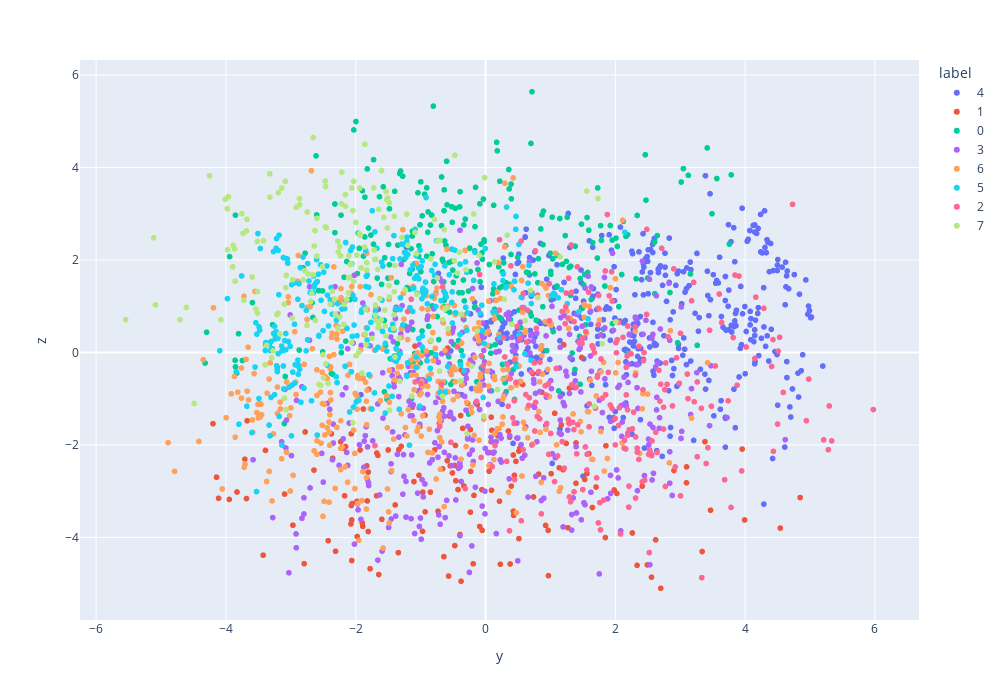

Source (notebook cell):
### Code cell
fig = px.scatter(df_temp, x="y", y="z", color="label")
fig.update_layout(width=1000, height=700)
fig.show(config={'displayModeBar': False})

### Figure 1 — Plotly figure (JSON) as saved in the notebook; plotly's stock layout.template omitted (floating-point values rounded to 4 significant figures; data arrays with more than 128 entries replaced by an {"elided": "..."} marker saying what was removed)
{"data": [{"hovertemplate": "label=4<br>y=%{x}<br>z=%{y}<extra></extra>", "legendgroup": "4", "marker": {"color": "#636efa", "symbol": "circle"}, "mode": "markers", "name": "4", "showlegend": true, "type": "scattergl", "x": {"elided": "395 float values"}, "xaxis": "x", "y": {"elided": "395 float values"}, "yaxis": "y"}, {"hovertemplate": "label=1<br>y=%{x}<br>z=%{y}<extra></extra>", "legendgroup": "1", "marker": {"color": "#EF553B", "symbol": "circle"}, "mode": "markers", "name": "1", "showlegend": true, "type": "scattergl", "x": {"elided": "164 float values"}, "xaxis": "x", "y": {"elided": "164 float values"}, "yaxis": "y"}, {"hovertemplate": "label=0<br>y=%{x}<br>z=%{y}<extra></extra>", "legendgroup": "0", "marker": {"color": "#00cc96", "symbol": "circle"}, "mode": "markers", "name": "0", "showlegend": true, "type": "scattergl", "x": {"elided": "306 float values"}, "xaxis": "x", "y": {"elided": "306 float values"}, "yaxis": "y"}, {"hovertemplate": "label=3<br>y=%{x}<br>z=%{y}<extra></extra>", "legendgroup": "3", "marker": {"color": "#ab63fa", "symbol": "circle"}, "mode": "markers", "name": "3", "showlegend": true, "type": "scattergl", "x": {"elided": "424 float values"}, "xaxis": "x", "y": {"elided": "424 float values"}, "yaxis": "y"}, {"hovertemplate": "label=6<br>y=%{x}<br>z=%{y}<extra></extra>", "legendgroup": "6", "marker": {"color": "#FFA15A", "symbol": "circle"}, "mode": "markers", "name": "6", "showlegend": true, "type": "scattergl", "x": {"elided": "397 float values"}, "xaxis": "x", "y": {"elided": "397 float values"}, "yaxis": "y"}, {"hovertemplate": "label=5<br>y=%{x}<br>z=%{y}<extra></extra>", "legendgroup": "5", "marker": {"color": "#19d3f3", "symbol": "circle"}, "mode": "markers", "name": "5", "showlegend": true, "type": "scattergl", "x": {"elided": "309 float values"}, "xaxis": "x", "y": {"elided": "309 float values"}, "yaxis": "y"}, {"hovertemplate": "label=2<br>y=%{x}<br>z=%{y}<extra></extra>", "legendgroup": "2", "marker": {"color": "#FF6692", "symbol": "circle"}, "mode": "markers", "name": "2", "showlegend": true, "type": "scattergl", "x": {"elided": "239 float values"}, "xaxis": "x", "y": {"elided": "239 float values"}, "yaxis": "y"}, {"hovertemplate": "label=7<br>y=%{x}<br>z=%{y}<extra></extra>", "legendgroup": "7", "marker": {"color": "#B6E880", "symbol": "circle"}, "mode": "markers", "name": "7", "showlegend": true, "type": "scattergl", "x": {"elided": "203 float values"}, "xaxis": "x", "y": {"elided": "203 float values"}, "yaxis": "y"}], "layout": {"height": 700, "legend": {"title": {"text": "label"}, "tracegroupgap": 0}, "margin": {"t": 60}, "width": 1000, "xaxis": {"anchor": "y", "domain": [0, 1], "title": {"text": "y"}}, "yaxis": {"anchor": "x", "domain": [0, 1], "title": {"text": "z"}}}}
